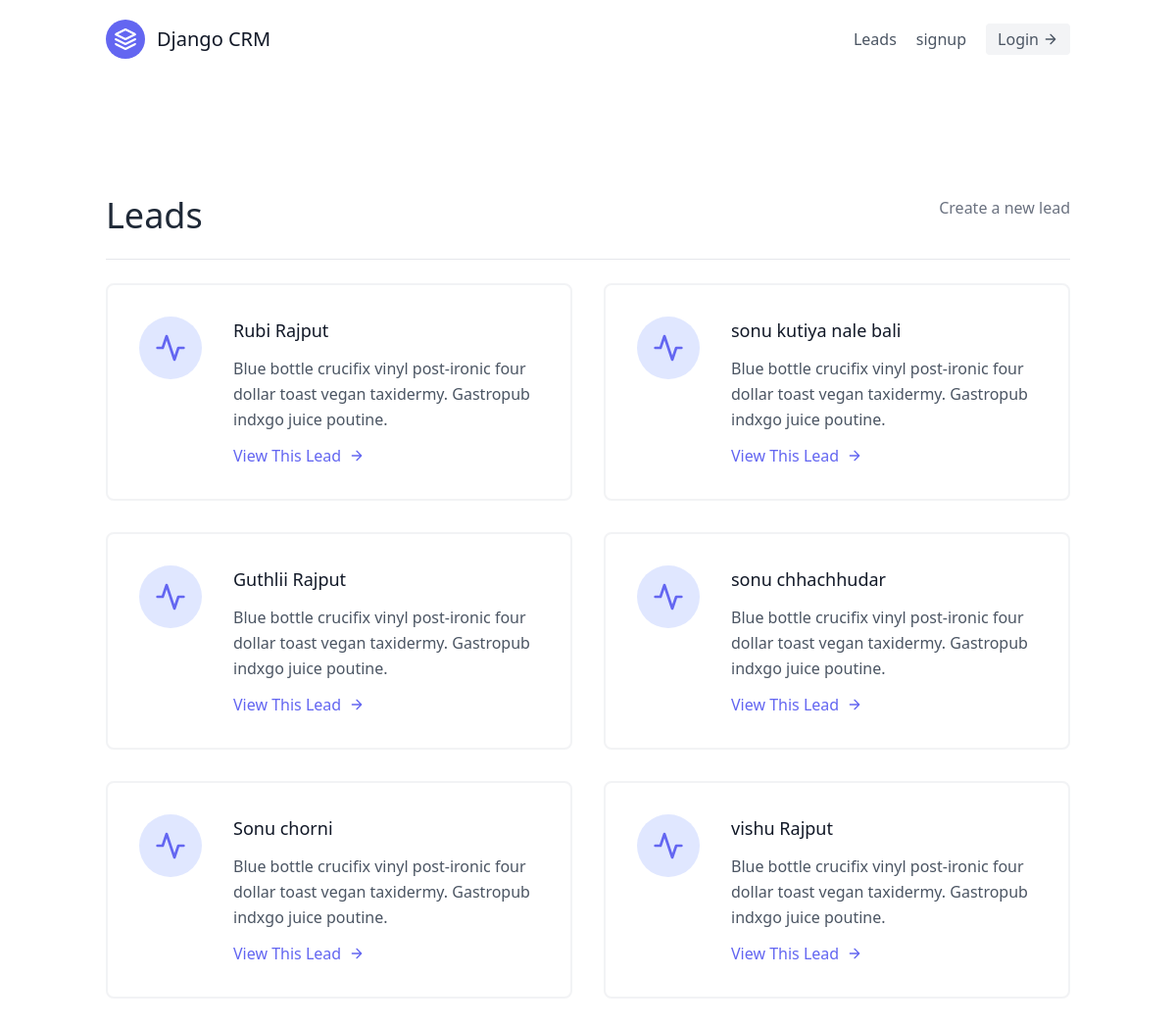
Page /home on the earlier database version.
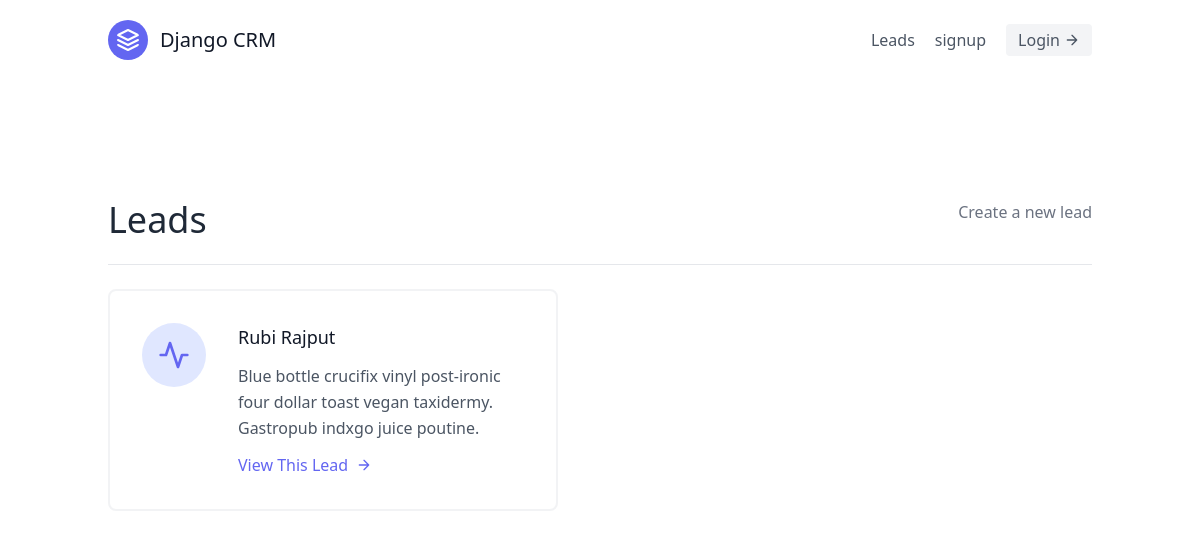
Same page on the later database version.
### leads/models.py (models this page shows, shortened)
class Lead(models.Model):
    first_name = models.CharField(max_length=30)
    last_name = models.CharField(max_length=30)
    age = models.IntegerField(default=0)
    agent = models.ForeignKey("Agent",on_delete=models.CASCADE)

### leads/views.py (the view)
# urls.py: path("home",LeadListView.as_view(),name="h"),
class LeadListView(generic.ListView):
    template_name = "leads/index.html"
    queryset = Lead.objects.all()
    context_object_name = "leads"

### leads/templates/leads/index.html
{% extends "base.html" %}
{% block content %}
<section class="text-gray-600 body-font">
    <div class="container px-5 py-24 mx-auto flex flex-wrap">
        <div class="w-full mb-6 py-6  flex justify-between item-center border-b border-gray-200">
            <div>
                <h1 class="text-4xl text-gray-800">Leads</h1>
            </div>
            <div>
                <button><a class="text-gray-500 hover:text-blue-500" href="{% url 'leads:create' %}">Create a new lead</a></button>
            </div>
        </div>
        <div class="flex flex-wrap -m-4">
            {% for lead in leads %}
            <div class="p-4 lg:w-1/2 md:w-full">
                <div class="flex border-2 rounded-lg border-gray-200 border-opacity-50 p-8 sm:flex-row flex-col">
                    <div
                        class="w-16 h-16 sm:mr-8 sm:mb-0 mb-4 inline-flex items-center justify-center rounded-full bg-indigo-100 text-indigo-500 flex-shrink-0">
                        <svg fill="none" stroke="currentColor" stroke-linecap="round" stroke-linejoin="round"
                            stroke-width="2" class="w-8 h-8" viewBox="0 0 24 24">
                            <path d="M22 12h-4l-3 9L9 3l-3 9H2"></path>
                        </svg>
                    </div>
                    <div class="flex-grow">
                        <h2 class="text-gray-900 text-lg title-font font-medium mb-3">{{lead.first_name}} {{lead.last_name}}
                           </h2>
                        <p class="leading-relaxed text-base">
                            Blue bottle crucifix vinyl post-ironic four dollar toast
                            vegan taxidermy. Gastropub indxgo juice poutine.</p>
                        <a href="{% url 'leads:detail' lead.pk %}" class="mt-3 text-indigo-500 inline-flex items-center">View This Lead
                            <svg fill="none" stroke="currentColor" stroke-linecap="round" stroke-linejoin="round"
                                stroke-width="2" class="w-4 h-4 ml-2" viewBox="0 0 24 24">
                                <path d="M5 12h14M12 5l7 7-7 7"></path>
                            </svg>
                        </a>
                    </div>
                </div>
            </div>
            {% endfor %}
        </div>
    </div>
</section>
{% endblock content %}

### templates/base.html (shortened to what this page needs)
{% load static %}
<!DOCTYPE html>
<html lang="en">
<head>
    <link rel="stylesheet" href="{% static 'css/styles.css' %}">
</head>
<script src="https://cdn.tailwindcss.com"></script>
<body>
<div class="max-w-7xl mx-auto">
    {% include "navbar.html" %}
    {% block content %}
    {% endblock %}
</div>
</body>
</html>

### templates/navbar.html
<header class="text-gray-600 body-font">
  <div class="container mx-auto flex flex-wrap p-5 flex-col md:flex-row items-center">
    <a class="flex title-font font-medium items-center text-gray-900 mb-4 md:mb-0">
      <svg xmlns="http://www.w3.org/2000/svg" fill="none" stroke="currentColor" stroke-linecap="round" stroke-linejoin="round" stroke-width="2" class="w-10 h-10 text-white p-2 bg-indigo-500 rounded-full" viewBox="0 0 24 24">
        <path d="M12 2L2 7l10 5 10-5-10-5zM2 17l10 5 10-5M2 12l10 5 10-5"></path>
      </svg>
      <span class="ml-3 text-xl">Django CRM</span>
    </a>
    <nav class="md:ml-auto flex flex-wrap items-center text-base justify-center">
      <a href="{% url 'leads:h' %}" class="mr-5 hover:text-gray-900">Leads</a>
      {% if not request.user.is_authenticated %}
      <a href="{% url 'signup' %}" class="mr-5 hover:text-gray-900">signup</a>
      {% endif %}
    </nav>
    {% if request.user.is_authenticated %}
     Logged in as: {{request.user.username}}
    <a href="{% url 'logout' %}" class="ml-3 inline-flex items-center bg-gray-100 border-0 py-1 px-3 focus:outline-none hover:bg-gray-200 rounded text-base mt-4 md:mt-0">
      Logout
          <svg fill="none" stroke="currentColor" stroke-linecap="round" stroke-linejoin="round" stroke-width="2" class="w-4 h-4 ml-1" viewBox="0 0 24 24">
              <path d="M5 12h14M12 5l7 7-7 7"></path>
          </svg>
  </a>
    {% else %}
    <a href="{% url 'login' %}" class="inline-flex items-center bg-gray-100 border-0 py-1 px-3 focus:outline-none hover:bg-gray-200 rounded text-base mt-4 md:mt-0">
        Login
            <svg fill="none" stroke="currentColor" stroke-linecap="round" stroke-linejoin="round" stroke-width="2" class="w-4 h-4 ml-1" viewBox="0 0 24 24">
                <path d="M5 12h14M12 5l7 7-7 7"></path>
            </svg>
    </a>
    {% endif %}
  </div>
</header>

### templates/scripts.html (shortened to what this page needs)
{% load static %}

Differences in the rows shown:
removed Lead: first_name "sonu", last_name "kutiya nale bali"
removed Lead: first_name "Guthlii", last_name "Rajput"
removed Lead: first_name "sonu", last_name "chhachhudar"
removed Lead: first_name "Sonu", last_name "chorni"
removed Lead: first_name "vishu", last_name "Rajput"
